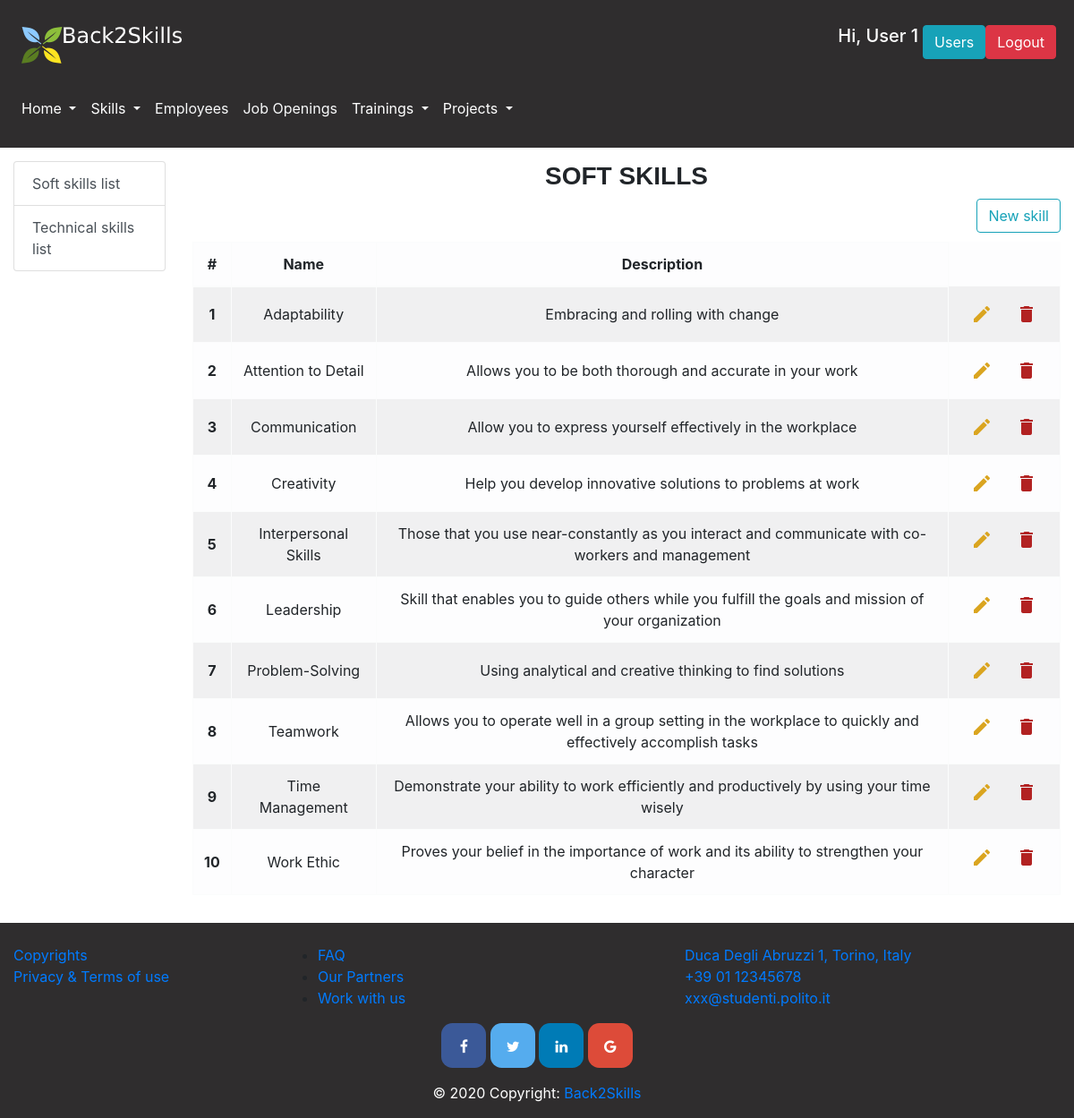
The app's page /skills (signed in) with its own data.
### database.py (models this page shows, shortened)
class User(db.Model):
    __tablename__ = 'user'
    id = db.Column(db.Integer, primary_key=True)
    name = db.Column(db.String)
    surname = db.Column(db.String)
    email = db.Column(db.String, nullable=False, unique=True)
    password = db.Column(db.String, nullable=False)
    admin = db.Column(db.Boolean)
    project = db.Column(db.Integer, db.ForeignKey('project.id'))
    @property
    def is_authenticated(self):
        return True

class Skill(db.Model):
    __tablename__ = 'skill'
    id = db.Column(db.Integer, primary_key=True)
    name = db.Column(db.String)
    description = db.Column(db.String)
    type = db.Column(db.String) #HAS TO BE "Soft" OR "Hard", no other options
    employee = db.relationship("Employee", secondary="employee_skill")
    training = db.relationship("Training", secondary="training_skill")
    role_in_project = db.relationship('Role_in_project', secondary="role_in_project_skill")
    role = db.relationship("Role", secondary="role_skill")

### app.py (the view, shortened to what this page needs)
@app.route("/skills", methods=['GET','POST'])
@app.route('/skills/<kind>')
@login_required
def skills(kind="soft", s=None):
    skills_list=[]
    if kind == "soft":
        skills_list = get_soft_skills()
    elif kind == "hard":
        skills_list = get_hard_skills()
    return render_template('skills.html', skills=skills_list, skill_type=kind)

### app.py (called while the page is built)
@app.after_request
def add_header(r):
    r.headers["Cache-Control"] = "no-cache, no-store, must-revalidate"
    r.headers["Pragma"] = "no-cache"
    r.headers["Expires"] = "0"
    r.headers['Cache-Control'] = 'public, max-age=0'
    return r

@login_manager.user_loader
def load_user(user_id):
    return get_user_by_id(user_id)

### database.py (called while the page is built)
def get_user_by_id(user_id):
    return User.query.filter(User.id==user_id).first()

def get_soft_skills():
    ss=Skill.query.filter(or_(Skill.type=="soft",Skill.type=="Soft")).all()
    ss.sort(key=lambda x: x.name)
    return ss

### templates/skills.html (shortened to what this page needs)
{% extends "layout.html" %}
    {% block pageContent %}
        <div class="row">
        <div class="col-md-2">
          <div class="content-section">
              <div class="list-group">
                  <a href="/skills/soft" class="list-group-item list-group-item-action">Soft skills list</a>
                  <a href="/skills/hard" class="list-group-item list-group-item-action">Technical skills list</a>
              </div>
          </div>
        </div>
          <div class="col-md-10">
              {% block sectionContent %}
                  <h3 class="section-title">{{ skill_type }} skills</h3>
                  {% if current_user.is_authenticated and current_user.admin %}
                      <button type="button" class="btn btn-outline-info float-right" data-toggle="modal" data-target="#newSkillModal">
                          New skill
                      </button>
                  <br/>
                  {% endif %}
                  <br/>
                  <div class="table-responsive">
                      <table class="table table-bordered table-light table-striped text-center">
                          <thead>
                            <tr>
                              <th scope="col">#</th>
                              <th scope="col">Name</th>
                              <th scope="col">Description</th>
                            </tr>
                          </thead>
                          <tbody>
                              {% for skill in skills %}
                                  <tr>
                                      <th class="align-middle" scope="row">{{ loop.index }}</th>
                                      <td class="align-middle">{{skill.name}}</td>
                                      <td class="align-middle">{{ skill.description }}</td>
                                      {% if current_user.is_authenticated and current_user.admin %}
                                          <td>
                                              <div class="btn-group" role="group" aria-label="Basic example">
                                                      <button type="button" class="btn d-flex justify-content-center align-content-between" data-toggle="modal" data-target="#editSkillModal" data-skillid="{{ skill.id }}" data-name="{{ skill.name }}" data-description="{{ skill.description }}" data-kind="{{ skill.type }}" >
                                                          <i class="material-icons" style="color: goldenrod">edit </i>
                                                      </button>
                                                  <form action="{{ url_for('skills') }}" method="POST" onsubmit="return confirm('Do you really want to delete this skill?');">
                                                      <button type="submit" class="btn d-flex justify-content-center align-content-between">
                                                          <i class="material-icons" style="color: #b22222">delete</i>
                                                      </button>
                                                  </form>
                                              </div>
                                          </td>
                                      {% endif %}
                                  </tr>
                              {% endfor %}
                          </tbody>
                      </table>
                  </div>
              {% endblock %}
          </div>
        </div>
    {% endblock %}

### templates/layout.html (shortened to what this page needs)
<!DOCTYPE html>
<html lang="en">
<head>
    <link rel="stylesheet" href="{{ url_for('static',filename='css/bootstrap.css') }}" >
    <link rel="stylesheet" href="{{ url_for('static',filename='css/bootstrap-override.css') }}" >
</head>
<body>
<header>
    <nav class="navbar navbar-expand-lg navbar-light light-dark" id="loginNavbar">
        <a class="navbar-brand" href="/home"><img src="/static/images/Logosmallwhite.png" alt=""></a>
        {% if current_user.is_authenticated%}
            <div class="btn-group ml-auto mr-1">
                <h5 style="color: white; margin-right: 5px;">Hi, {{ current_user.name }}</h5>
                {% if current_user.admin %}
                    <a href="/users"><button class="btn btn-info">Users</button></a>
                {% else %}
                    {% if current_user.project %}
                        <a href="/project/{{ current_user.project }}"><button class="btn btn-info">Your project</button></a>
                    {% endif %}
                {% endif %}
                <form action="/logout" method="POST">
                    <button type="submit" class="btn btn-danger">Logout</button>
                </form>
            </div>
        {% else %}
            <a href="/login" class="btn btn-info ml-auto mr-1" role="button">Login</a>
        {% endif %}
    </nav>
    <nav class="navbar navbar-expand-lg navbar-light text-white light-dark" id="menuNavbar">
        <div class="collapse navbar-collapse" id="navbarSupportedContent">
            <ul class="navbar-nav mr-auto">
                <li class="nav-item dropdown ">
                    <a class="nav-link dropdown-toggle text-white" href="#" id="homepageDropdown" role="button" data-toggle="dropdown" aria-haspopup="true" aria-expanded="false">
                        Home
                    </a>
                </li>
                <li class="nav-item dropdown">
                    <a class="nav-link dropdown-toggle text-white" href="/skills" id="skillsDropdown" role="button" data-toggle="dropdown" aria-haspopup="true" aria-expanded="false">
                        Skills
                    </a>
                </li>
                <li class="nav-item">
                    <a class="nav-link" href="/employees" id="employeesButton" role="button" aria-haspopup="true" aria-expanded="false" >
                        <p class="text-light"> Employees</p>
                    </a>
                </li>
                <li class="nav-item">
                    <a class="nav-link" href="/jobs" id="jobsButton" role="button" aria-haspopup="true" aria-expanded="false">
                        <p class="text-light">Job Openings</p>
                    </a>
                </li>
                <li class="nav-item dropdown">
                    <a class="nav-link dropdown-toggle text-white" href="#" id="trainingsDropdown" role="button" data-toggle="dropdown" aria-haspopup="true" aria-expanded="false">
                        Trainings
                    </a>
                </li>
                <li class="nav-item dropdown">
                    <a class="nav-link dropdown-toggle text-white" href="#" id="projectsDropdown" role="button" data-toggle="dropdown" aria-haspopup="true" aria-expanded="false">
                        Projects
                    </a>
                </li>
            </ul>
        </div>
    </nav>
</header>
<main role="main" id="main-container">
    {% block pageContent %}
    {% endblock %}
</main>
<footer class="page-footer font-small light-dark pt-4">
    <div class="container-fluid text-center text-md-left">
        <div class="row">
            <div class="col-md-3 mb-md-0 mb-3">
                <ul class="list-unstyled">
                    <li>
                        <a href="#">Copyrights</a>
                    </li>
                    <li>
                        <a href="#">Privacy & Terms of use</a>
                    </li>
                </ul>
            </div>
            <div class="col-md-3 mb-md-0 mb-3">
                <ul>
                    <li>
                        <a href="/faq" role="button">FAQ</a>
                    </li>
                    <li>
                        <a href="#">Our Partners</a>
                    </li>
                    <li>
                        <a href="#">Work with us</a>
                    </li>
                </ul>
            </div>
            <div class="col-md-3 mx-auto">
                <ul class="list-unstyled">
                    <li>
                        <a href="#!">Duca Degli Abruzzi 1, Torino, Italy</a>
                    </li>
                    <li>
                        <a href="#!">+39 01 12345678</a>
                    </li>
                    <li>
                        <a href="#!">xxx@studenti.polito.it</a>
                    </li>
                </ul>
            </div>
        </div>
    </div>
    <div class="container">
        <div class="mx-auto" style="width: 400px;">
            <link rel="stylesheet" href="https://cdnjs.cloudflare.com/ajax/libs/font-awesome/4.7.0/css/font-awesome.min.css">
            <div class=" text-center">
                <a href="#" class="fa fa-facebook" style="font-size: medium"></a>
                <a href="#" class="fa fa-twitter" style="font-size: medium"></a>
                <a href="#" class="fa fa-linkedin" style="font-size: medium"></a>
                <a href="#" class="fa fa-google" style="font-size: medium"></a>
            </div>
        </div>
    </div>
    <div class="footer-copyright text-white text-center py-3">© 2020 Copyright:
        <a href=""> Back2Skills</a>
    </div>
</footer>
</body>
</html>

### records on screen
User: name "User 1"
Skill: name "Adaptability", description "Embracing and rolling with change"
Skill: name "Attention to Detail", description "Allows you to be both thorough and accurate in your work"
Skill: name "Communication", description "Allow you to express yourself effectively in the workplace"
Skill: name "Creativity", description "Help you develop innovative solutions to problems at work"
Skill: name "Interpersonal Skills", description "Those that you use near-constantly as you interact and communicate with co-workers and management"
Skill: name "Leadership", description "Skill that enables you to guide others while you fulfill the goals and mission of your organization"
Skill: name "Problem-Solving", description "Using analytical and creative thinking to find solutions"
Skill: name "Teamwork", description "Allows you to operate well in a group setting in the workplace to quickly and effectively accomplish tasks"
Skill: name "Time Management", description "Demonstrate your ability to work efficiently and productively by using your time wisely"
Skill: name "Work Ethic", description "Proves your belief in the importance of work and its ability to strengthen your character"

### other values on screen
{{ skill_type }} "SOFT"
